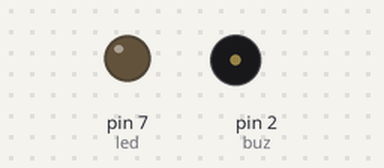
The sketch below on a simulated Arduino Uno, built with avr-gcc and run on an emulated ATmega328P. Parts: output pins drawn as LEDs (lit = HIGH), buzzer (waves = sounding, pin HIGH). The modem accepts every AT command (registered, SIM ready, sends succeed) and sends nothing else; pins used as bus, display or sensor lines are not drawn.

Above: at 27.6 s.
At 30.3 s:
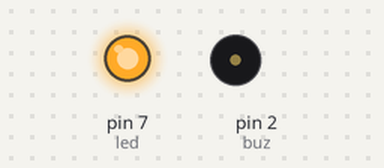
Timing chart, 0 to 32.6 s (numbered marks = the images above):
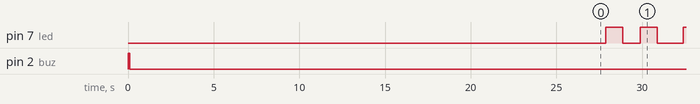

The sketch:

UpnepaUpdated.ino
```cpp
#include <SoftwareSerial.h>
#define led 7
#define buz 2
#define reseter A5

SoftwareSerial GSM(10,11);

int pos = 0;
char buffer[100];
unsigned long lastActionTime = 0;

int counter =0;

void sendGSM(const char* msg, int waitMs = 500){
  GSM.println(msg);
  while(GSM.available()){
    parseATText(GSM.read());
    if(pos >50){
      pos = 0;
    }
  }
  delay(waitMs);
}

void setup() {
  GSM.begin(9600);
  Serial.begin(9600);

  pinMode(led,OUTPUT);
  pinMode(buz,OUTPUT);
  pinMode(reseter,OUTPUT);

  digitalWrite(buz, HIGH);
  delay(100);
  digitalWrite(buz, LOW);
  delay(100);

  delay(20000);


  //sendGSM("AT+SAPBR=3,1,\"APN\",\"internet.ng.zain.com\"");
  sendGSM("AT+SAPBR=3,1,\"APN\",\"gloflat\"");
  sendGSM("AT+SAPBR=1,1",5000);
  sendGSM("AT+HTTPINIT");
  sendGSM("AT+HTTPPARA=\"CID\",1");
  sendGSM("AT+HTTPPARA=\"URL\",\"http://lumia.qamarian.com:50001/update/sAAAA/er5957pass/1\"");


}


void parseATText(byte b){
  buffer[pos++] = b;
}

void blinkLed(){
  for(int i = 0; i < 2; i++){
    digitalWrite(led, HIGH);
    delay(1000);
    digitalWrite(led, LOW);
    delay(1000);
  }
  if(counter > 10){
    analogWrite(reseter, 1000);
  }
}

void loop() {

//  unsigned long now = millis();
//
//  if(now > lastActionTime + 2000){
//      sendGSM("AT+HTTPACTION=0");
//      lastActionTime = now;
//      blinkLed();
//  }
//
//    while(GSM.available()){
//      lastActionTime = now;
//      parseATText(GSM.read());
//    }

      sendGSM("AT+HTTPACTION=0");
      blinkLed();
      counter++;

      while(GSM.available()){
        parseATText(GSM.read());
         if(counter > 10){
          analogWrite(reseter, 1000);
        }
      }

      if(counter > 10){
        analogWrite(reseter, 1000);
      }
}
```

Measured:
- by itself, pin 7 (led): repeats every 4.5 s: LOW 1.0 s, HIGH 1.0 s, LOW 1.5 s, HIGH 1.0 s
- by itself, everything shown: repeats every 4.5 s, in 4 steps
